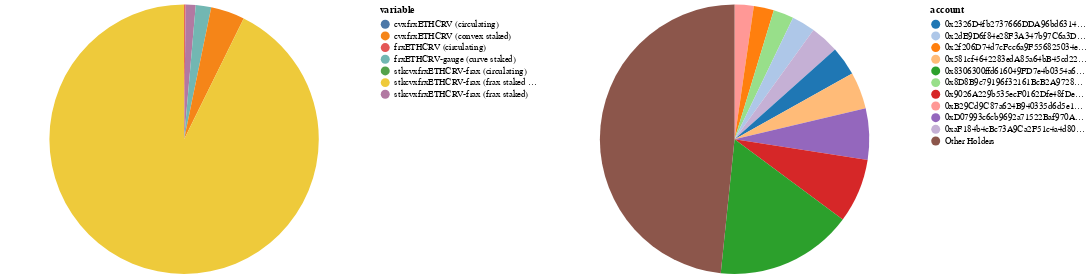

Notebook code for this chart:
### Code cell
d = df.reset_index()[['index', 'account', 'total_frxETHCRV']].reset_index()
top_n_holders = 10
d_top_n = (
    pd.concat([
        d.loc[d.index < top_n_holders][['account', 'total_frxETHCRV']].rename(columns={'total_frxETHCRV': 'frxETHCRV'}), 
        pd.DataFrame([{
            "account": "Other Holders", 
            "frxETHCRV": d.loc[d.index >= top_n_holders].total_frxETHCRV.sum()}
        ])
    ])
    .sort_values('frxETHCRV').reset_index(drop=True).reset_index()
)

(
    alt.hconcat(
        alt.Chart(
            pd.melt(df, id_vars='account', value_vars=value_cols).reset_index()
            .groupby('variable')['value'].sum().reset_index()
            .sort_values('value').reset_index(drop=True).reset_index()
        )
        .transform_joinaggregate(amount_total="sum(value)")
        .transform_calculate(fraction="datum.value / datum.amount_total")
        .mark_arc()
        .encode(
            theta="value:Q", 
            color="variable:N", 
            order="index:O", 
            tooltip=[
                alt.Tooltip("variable:N"), 
                alt.Tooltip("value:Q", format=",d", title="frxETHCRV"),
                alt.Tooltip("fraction:Q", format=".1%", title="Share"),
            ]
        ),
        alt.Chart(d_top_n)
        .transform_joinaggregate(total="sum(frxETHCRV)")
        .transform_calculate(fraction="datum.frxETHCRV / datum.total")
        .mark_arc()
        .encode(
            theta=alt.Theta("frxETHCRV:Q"), 
            color=alt.Color("account:N", scale=alt.Scale(range=colors_28)), 
            order="index:O", 
            tooltip=[
                alt.Tooltip("account:N"), 
                alt.Tooltip("frxETHCRV:Q", format=",d", title="frxETHCRV"),
                alt.Tooltip("fraction:Q", format=".1%", title="Share"),
            ]
        ) 
    )
    .resolve_scale(color="independent")
    .resolve_legend(color="independent")
)

### Figure 1 — Vega-Lite specification as saved in the notebook (floating-point values rounded to 4 significant figures)
{"$schema": "https://vega.github.io/schema/vega-lite/v4.17.0.json", "config": {"view": {"continuousHeight": 300, "continuousWidth": 400}}, "datasets": {"data-0a2f59a26745a7526501e3b85db55985": [{"index": 0, "value": 0, "variable": "cvxfrxETHCRV (circulating)"}, {"index": 1, "value": 0.05276, "variable": "stkcvxfrxETHCRV-frax (circulating)"}, {"index": 2, "value": 94.93, "variable": "frxETHCRV (circulating)"}, {"index": 3, "value": 618.4, "variable": "stkcvxfrxETHCRV-frax (frax staked)"}, {"index": 4, "value": 956.0, "variable": "frxETHCRV-gauge (curve staked)"}, {"index": 5, "value": 2095.0, "variable": "cvxfrxETHCRV (convex staked)"}, {"index": 6, "value": 47820.0, "variable": "stkcvxfrxETHCRV-frax (frax staked via convex)"}], "data-38ef27b6d1758f5e5039fa50bff45db3": [{"account": "0xB29Cd9C87a624B940335d6d5e1D4aADf7D95bEeC", "frxETHCRV": 1179.0, "index": 0}, {"account": "0x2f206D74d7cFcc6a9F556825034eB110a572AD62", "frxETHCRV": 1249.0, "index": 1}, {"account": "0x8D8B9c79196f32161BcB2A9728D274B3b45eB9AF", "frxETHCRV": 1259.0, "index": 2}, {"account": "0x2dE9D6f84e28F3A347b97C6a3Db51D366E65bA4C", "frxETHCRV": 1453.0, "index": 3}, {"account": "0xaF184b4cBc73A9Ca2F51c4a4d80eD67a2578E9F4", "frxETHCRV": 1772.0, "index": 4}, {"account": "0x2326D4fb2737666DDA96bd6314e3D4418246cFE8", "frxETHCRV": 1801.0, "index": 5}, {"account": "0x581cf4642283edA85a64bB45cd226854415AB830", "frxETHCRV": 2286.0, "index": 6}, {"account": "0xD07993c6cb9692a71522Baf970A31069034dF2B0", "frxETHCRV": 3171.0, "index": 7}, {"account": "0x9026A229b535ecF0162Dfe48fDeb3c75f7b2A7AE", "frxETHCRV": 3965.0, "index": 8}, {"account": "0x8306300ffd616049FD7e4b0354a64Da835c1A81C", "frxETHCRV": 8501.0, "index": 9}, {"account": "Other Holders", "frxETHCRV": 24950.0, "index": 10}]}, "hconcat": [{"data": {"name": "data-0a2f59a26745a7526501e3b85db55985"}, "encoding": {"color": {"field": "variable", "type": "nominal"}, "order": {"field": "index", "type": "ordinal"}, "theta": {"field": "value", "type": "quantitative"}, "tooltip": [{"field": "variable", "type": "nominal"}, {"field": "value", "format": ",d", "title": "frxETHCRV", "type": "quantitative"}, {"field": "fraction", "format": ".1%", "title": "Share", "type": "quantitative"}]}, "mark": "arc", "transform": [{"joinaggregate": [{"as": "amount_total", "field": "value", "op": "sum"}]}, {"as": "fraction", "calculate": "datum.value / datum.amount_total"}]}, {"data": {"name": "data-38ef27b6d1758f5e5039fa50bff45db3"}, "encoding": {"color": {"field": "account", "scale": {"range": ["#1F77B4", "#AEC7E8", "#FF7F0E", "#FFBB78", "#2CA02C", "#98DF8A", "#D62728", "#FF9896", "#9467BD", "#C5B0D5", "#8C564B", "#C49C94", "#E377C2", "#F7B6D2", "#7F7F7F", "#C7C7C7", "#BCBD22", "#DBDB8D", "#17BECF", "#9EDAE5", "#780085", "#7D45E4", "#598CEC", "#3BBEA9", "#56DE52", "#A2EC55", "#DCDD5C", "#F9965B"]}, "type": "nominal"}, "order": {"field": "index", "type": "ordinal"}, "theta": {"field": "frxETHCRV", "type": "quantitative"}, "tooltip": [{"field": "account", "type": "nominal"}, {"field": "frxETHCRV", "format": ",d", "title": "frxETHCRV", "type": "quantitative"}, {"field": "fraction", "format": ".1%", "title": "Share", "type": "quantitative"}]}, "mark": "arc", "transform": [{"joinaggregate": [{"as": "total", "field": "frxETHCRV", "op": "sum"}]}, {"as": "fraction", "calculate": "datum.frxETHCRV / datum.total"}]}], "resolve": {"legend": {"color": "independent"}, "scale": {"color": "independent"}}}
